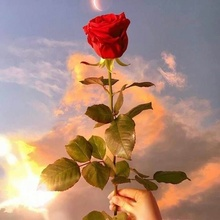
%> input picture 2.jpg, 220 x 220 px, shrunk from 720 x 720 before the run
$ octave --eval "result = edge(imread('2.jpg'));"   (GNU Octave 9; MATLAB toolbox functions it lacks are replaced by stand-ins)
%> lines starting %> are read from the running program, lines starting %| are printed output that depends on the picture
function [filt_img] = edge(F)
F=double(imread('cameraman.tif'));
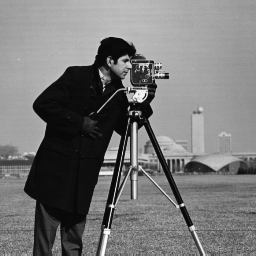
%> input picture cameraman.tif, 256 x 256 px
%> F: size 256x256 double; min 7, max 253, mean 118.7; mean of the top-left, top-right, bottom-left and bottom-right quarters 119.9, 153.8, 75.8, 125.4
H=F;
I=F;
[rows, cols]=size(F);
%> rows = 256; cols = 256
 A=[0,-1,0;-1,5,-1;0,-1,0];
G1=zeros(3,3);
for i = 2:rows-1
    for j = 2:cols-1

    for k=-1:1
        for l=-1:1
        G1(k+2,l+2)=F(i+k,j+l)*A(k+2,l+2);
        end
    end
    H(i,j)=sum(sum(G1));
    end
end
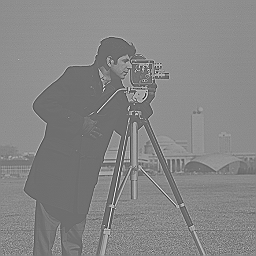
%> H: size 256x256 double; min -519, max 694, mean 118.7; drawn with min black and max white
%> after the loop, G1 = [0 -137 0; -133 650 -113; 0 -130 0]
H = uint8(round(H - 1));
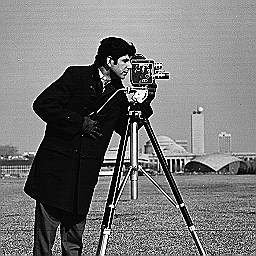
%> H: size 256x256 uint8; min 0, max 255, mean 118.9
figure()
subplot(2,1,1);
imshow(uint8(F));
title('Input Image for Edge Detection Filters');
subplot(2,1,2);
imshow(H);
title('Output Edge Detection Image');
end
%> (the run ends here)
